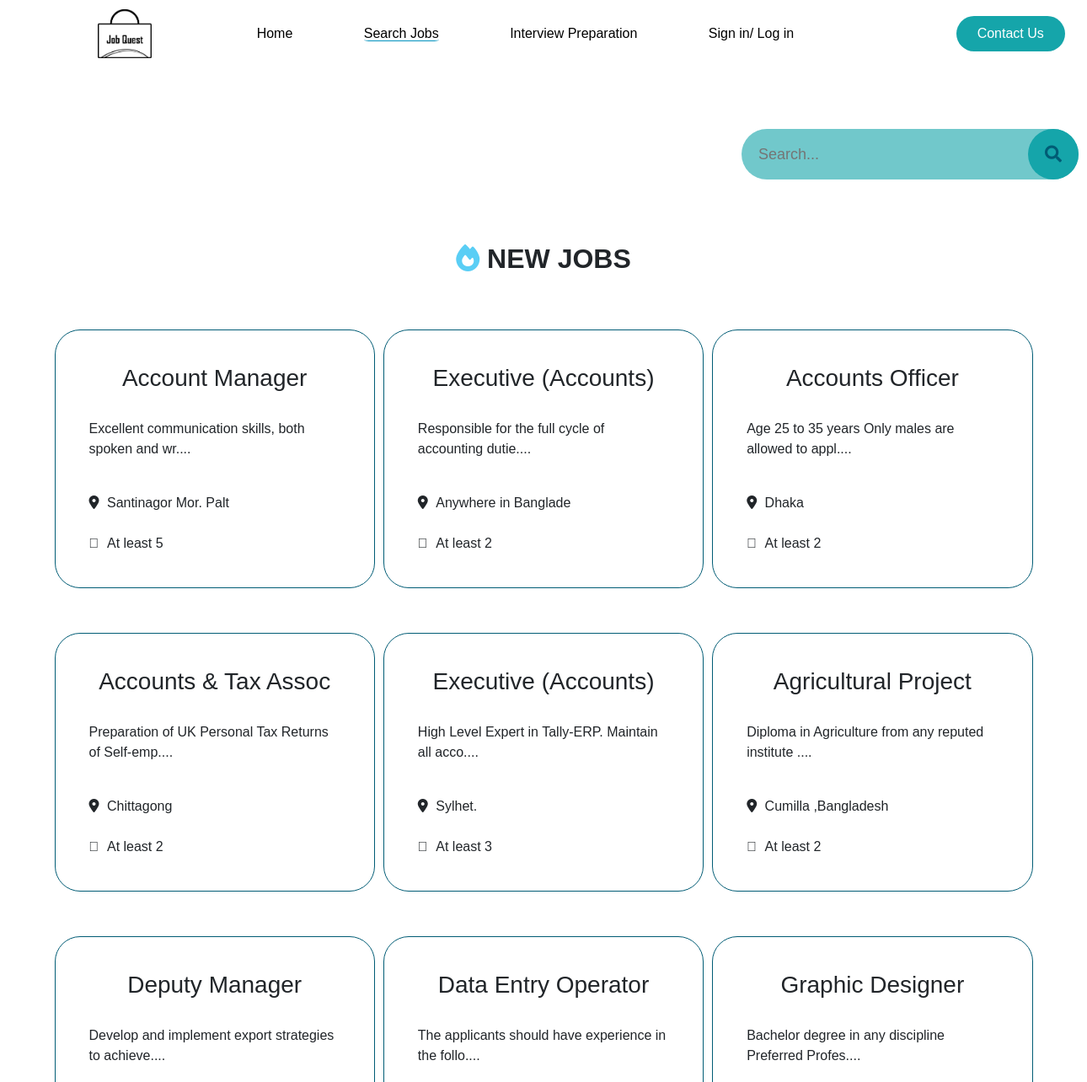
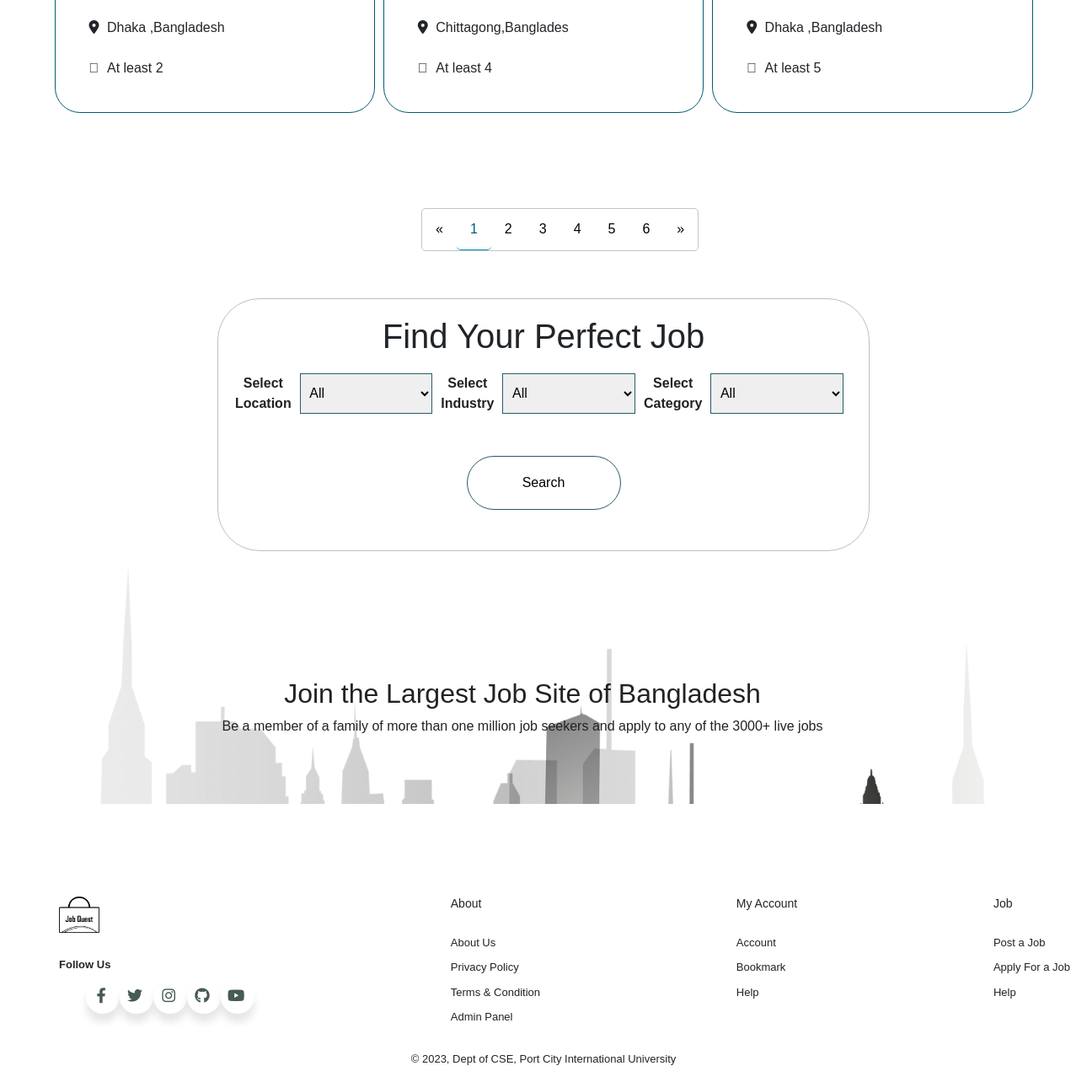
Screenshot of /search_jobs.php with the database file from the repository (2 pictures, top to bottom).
### tables this page shows
CREATE TABLE `new_jobs` (
  `new_job_ID` int(10) NOT NULL,
  `Title` varchar(50) NOT NULL,
  `Description` varchar(50) NOT NULL,
  `Location` varchar(20) NOT NULL,
  `Experience` varchar(10) NOT NULL
);

### search_jobs.php (the view, shortened to what this page needs)
<?php
include('dbconnect.php');
?>
<!DOCTYPE html>
<html lang="en">
<head>
    <link rel="stylesheet" href="bootstrap/css/bootstrap.min.css">
    <link rel="stylesheet" href="https://pro.fontawesome.com/releases/v5.15.4/css/all.css" />
    <link rel="stylesheet" href="style.css">
</head>
<body>
    <header>
        <span class="logo"><a href="index.php"><img src="./media/logo/logo.png" alt=""></a></span>
        <nav class="header">
            <ul class="nav_links">
                <li><a href="index.php">Home</a></li>
                <li><a class="active" href="search_jobs.php">Search Jobs</a></li>
                <li><a href="interviewprep.php">Interview Preparation</a></li>
                <li><a href="login.php" data-bs-toggle="modal" data-bs-target="#exampleModal" data-bs-whatever="@getbootstrap" id="text-white" aria-current="page">Sign in/ Log in</a></li>
            </ul>
        </nav>
        <a class="cta" href="contact.php"><button type="">Contact Us</button></a>
    </header>
    <div class="search-container">
        <div class="search_wrap search_wrap_3">
            <div class="search_box">
                <form method="post">
                    <input class="input" list="alljobs" type="text" name="alljobs" placeholder="Search..." required>
                    <div id="sbutton" class="btn btn_common">
                        <button name="search" class="fas fa-search"></button>
                    </div>
                </form>
            </div>
        </div>
    </div>
    <section>
        <h2 class="new-jobs-text"><i class="fa-solid fa-fire" style="color: #5ACEF5;"></i> NEW JOBS</h2>
        <div class="new-jobs">
            <?php
            $ret1 = mysqli_query($con, "Select * From new_jobs ");
            while ($result1 = mysqli_fetch_array($ret1)) {
            ?>
                <div class="full-new-jobs-divs" onclick="window.location.href='single_job.php?editid=<?php echo $result1['id']; ?>';">
                    <div class="new-jobs-divs">
                        <h3><?php echo $result1['Title']; ?></h3><br>
                        <p><?php echo $result1['Description']; ?>....</p><br>
                        <i class="fa-solid fa-location-dot"></i>
                        <span>
                            <?php echo $result1['Location']; ?>
                        </span><br>
                        <br> <i class="fal fa-briefcase"></i>
                        <span><?php echo $result1['Experience']; ?></span>
                    </div>
                </div>
            <?php
            }
            ?>
        </div>
    </section>
    <div class="pagination">
        <a href="#">&laquo;</a>
        <a href="#" class="active">1</a>
        <a href="#">2</a>
        <a href="#">3</a>
        <a href="#">4</a>
        <a href="#">5</a>
        <a href="#">6</a>
        <a href="#">&raquo;</a>
    </div>
    <section class="filter-section">
        <h1>Find Your Perfect Job</h1>
        <div class="filter">
            <label><b>Select Location</b></label>
            <select>
                <option>All</option>
            </select>
            <label><b>Select Industry</b></label>
            <select>
                <option>All</option>
            </select>
            <label><b>Select Category</b></label>
            <select>
                <option>All</option>
            </select>
        </div>
        <button name='search_filter' class="search-style">Search</button>
    </section>
    <section class="full-banner">
        <h2>Join the Largest Job Site of Bangladesh</h2>
        <p>Be a member of a family of more than one million job seekers
            and apply to any of the 3000+ live jobs</p>
    </section>
    <?php
    include('footer.php');
    ?>
</body>
</html>

### footer.php (shortened to what this page needs)
<footer class="section-p1">
    <div class="column">
        <span class="logo-footer"><a href="index.php"><img src="./media/logo/logo.png" alt=""></a></span>
        <div class="follow">
            <p><b>Follow Us</b></p>
            <ul class="wrapper">
                <li class="icon facebook">
                    <span><i class="fab fa-facebook-f"></i></span>
                </li>
                <li class="icon twitter">
                    <span><i class="fab fa-twitter"></i></span>
                </li>
                <li class="icon instagram">
                    <span><i class="fab fa-instagram"></i></span>
                </li>
                <li class="icon github">
                    <span><i class="fab fa-github"></i></span>
                </li>
                <li class="icon youtube">
                    <span><i class="fab fa-youtube"></i></span>
                </li>
            </ul>
        </div>
    </div>
    <div class="column">
        <h4>About</h4>
        <a href="downloadpage.php">About Us</a>
        <a href="downloadpage.php">Privacy Policy</a>
        <a href="downloadpage.php">Terms & Condition</a>
        <a href="dashboard.php">Admin Panel</a>
    </div>
    <div class="column">
        <h4>My Account</h4>
        <a href="login.php">Account</a>
        <a href="login.php">Bookmark</a>
        <a href="contact.php">Help</a>
    </div>
    <div class="column">
        <h4>Job</h4>
        <a href="post_job.php">Post a Job</a>
        <a href="search_jobs.php">Apply For a Job</a>
        <a href="contact.php">Help</a>
    </div>
    <div class="copyright">
        <p>© 2023, Dept of CSE, Port City International University</p>
    </div>
</footer>

### style.css (style rules this page uses)
* { margin: 0; font-family:'Trebuchet MS', 'Lucida Sans Unicode', 'Lucida Grande', 'Lucida Sans', Arial, sans-serif; }
header { display: flex; justify-content:space-around; align-items: center; padding: 40px 0px 20px 40px; height: 30px; margin-bottom: 20px; }
.logo img { width: 4rem; }
.logo a { cursor: pointer; font-size: xx-large; padding-left:50px; }
.nav_links { list-style: none; text-decoration: none; }
.nav_links li { display: inline-block; padding: 0 40px; margin-top: 15px; }
.nav_links li a { transition: all 0.3s ease 0s; text-decoration: none; color:rgb(12, 91, 156); color: black; }
.cta button { margin-left: 100px; padding: 9px 25px; background-color:rgb(21, 165, 170); border: none; border-radius: 50px; cursor: pointer; color: white; }
.active { border-bottom: 1px solid #0292be; border-width: 0.2%; border-radius: 10%; }
.search-container { padding: 25px 30px; }
.search-container .input { border: 0; outline: none; color: #222; background-color: rgba(21, 165, 170, 0.603); }
.search_wrap { margin: 48px 850px auto; }
.search_wrap .search_box { position: relative; width: 400px; height: 60px; }
.search_wrap .search_box .input { position: absolute; top: 0; left: 0; width: 100%; height: 100%; padding: 10px 20px; border-radius: 3px; font-size: 18px; }
#sbutton button { background-color: transparent; color:#015c75; border: none; padding: 20px; }
.search_wrap .search_box .btn { position: absolute; top: 0; right: 0; width: 60px; height: 100%; background: rgb(21, 165, 170); z-index: 1; cursor: pointer; }
.search_wrap .search_box .btn.btn_common .fas { background-color: transparent; border: none; position: absolute; top: 50%; left: 50%; transform: translate(-50%, -50%); color: white; font-size: 20px; }
.search_wrap.search_wrap_3 .search_box .input { padding-right: 80px; }
.search_wrap.search_wrap_3 .search_box .input { border-radius: 50px; }
.search_wrap.search_wrap_3 .search_box .btn { right: 0px; border-radius: 50%; }
.new-jobs { display: grid; grid-template-columns: repeat(3, 1fr); gap: 10px; margin:5%; margin-bottom: 70px; }
.new-jobs h3 { text-align: center; }
.new-jobs-divs span { padding-left: 5px; }
.new-jobs-divs { border:1px solid #015c75; margin-bottom: 40px; padding: 40px; border-radius: 30px; }
.full-new-jobs-divs { width: 100%; height: 350px; justify-content:space-around; }
.new-jobs-text { text-align: center; padding-top: 50px; font-weight: bold; }
.filter-section { border: 1px solid #2222224b; height: 300px; width: 60%; align-items: center; text-align: center; margin-left: 20%; padding:20px; border-radius: 50px; }
.filter { display: flex; margin-top: 20px; }
.filter select { padding: 0.9%; width: 40%; }
.filter label { color: #222; }
.filter select { border: 1px solid #295c6a; font-size: medium; margin-left: 10px; margin-right: 10px; }
.filter-section button, .search-style { margin-top: 50px; background-color: transparent; border: 0.5px solid #295c6a; border-radius: 50px; width: 25%; height: 25%; cursor: pointer; }
.full-banner { background-image:url(./media/img/building\ shadow.png); background-repeat: no-repeat; background-size: cover; height: 300px; text-align: center; padding-top: 150px; margin-right: 50px; color: #222; }
.pagination { display: inline-block; border:1px solid #C4C4C4; border-radius:5px; margin-left: 500px; margin-bottom: 50px; }
.pagination a { color: black; float: left; padding: 12px 16px; text-decoration: none; }
.pagination a.active { color:#015c75; border-radius: 5px; }
footer { display: flex; flex-wrap: wrap; justify-content: space-between; margin: 10px 20px; }
footer .column { margin-top: 100px; margin-left: 50px; display: flex; flex-direction: column; align-items: flex-start; margin-bottom: 20px; }
footer h4 { font-size: 14px; padding-bottom: 20px; }
footer p { font-size: 13px; margin: 0 0 8px 0; }
footer a { font-size: 13px; text-decoration: none; color: #222; margin-bottom: 10px; }
footer .follow { margin-top: 20px; }
.logo-footer img { width: 3rem; margin-bottom: 8px; }
footer .follow i { color: #465b52; padding-right: 4px; cursor: pointer; }
footer .copyright { width: 100%; text-align: center; }
.wrapper { display: inline-flex; list-style: none; }
.wrapper .icon { position: relative; background: #ffffff; border-radius: 50%; width: 40px; height: 40px; font-size: 18px; display: flex; justify-content: center; align-items: center; flex-direction: column; box-shadow: 0 10px 10px rgba(0, 0, 0, 0.1); cursor: pointer; transition: all 0.2s cubic-bezier(0.68, -0.55, 0.265, 1.55); }

### rows the page displays
new_jobs: Title "Account Manager", Description "Excellent communication skills, both spoken and wr", Location "Santinagor Mor. Palt", Experience "At least 5"
new_jobs: Title "Executive (Accounts)", Description "Responsible for the full cycle of accounting dutie", Location "Anywhere in Banglade", Experience "At least 2"
new_jobs: Title "Accounts Officer", Description "Age 25 to 35 years Only males are allowed to appl", Location "Dhaka", Experience "At least 2"
new_jobs: Title "Accounts & Tax Assoc", Description "Preparation of UK Personal Tax Returns of Self-emp", Location "Chittagong", Experience "At least 2"
new_jobs: Title "Executive (Accounts)", Description "High Level Expert in Tally-ERP. Maintain all acco", Location "Sylhet.", Experience "At least 3"
new_jobs: Title "Agricultural Project", Description "Diploma in Agriculture from any reputed institute", Location "Cumilla ,Bangladesh", Experience "At least 2"
new_jobs: Title "Deputy Manager", Description "Develop and implement export strategies to achieve", Location "Dhaka ,Bangladesh", Experience "At least 2"
new_jobs: Title "Data Entry Operator", Description "The applicants should have experience in the follo", Location "Chittagong,Banglades", Experience "At least 4"
new_jobs: Title "Graphic Designer", Description "Bachelor degree in any discipline Preferred Profes", Location "Dhaka ,Bangladesh", Experience "At least 5"
